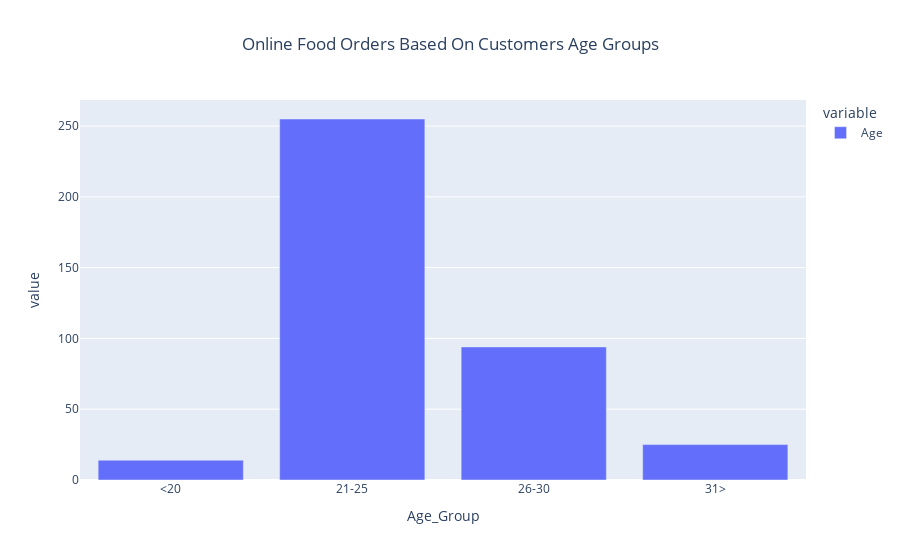

Here is the notebook cell this chart was saved with:
### Code cell
# EDA Visualization
data_encoded['Age_Group'] = pd.cut(data_encoded['Age'], bins=[0, 20, 25, 30, np.inf], labels=['<20', '21-25','26-30','31>'])
grouped = data_encoded.groupby('Age_Group', observed=False)
fig = px.bar(grouped['Age'].count(), title='Online Food Orders Based On Customers Age Groups')
fig.update_layout(title_x=0.5)
fig.show()

### Figure 1 — Plotly figure (JSON) as saved in the notebook; plotly's stock layout.template omitted (floating-point values rounded to 4 significant figures)
{"data": [{"alignmentgroup": "True", "hovertemplate": "variable=Age<br>Age_Group=%{x}<br>value=%{y}<extra></extra>", "legendgroup": "Age", "marker": {"color": "#636efa", "pattern": {"shape": ""}}, "name": "Age", "offsetgroup": "Age", "orientation": "v", "showlegend": true, "textposition": "auto", "type": "bar", "x": ["<20", "21-25", "26-30", "31>"], "xaxis": "x", "y": [14, 255, 94, 25], "yaxis": "y"}], "layout": {"barmode": "relative", "legend": {"title": {"text": "variable"}, "tracegroupgap": 0}, "title": {"text": "Online Food Orders Based On Customers Age Groups", "x": 0.5}, "xaxis": {"anchor": "y", "domain": [0, 1], "title": {"text": "Age_Group"}}, "yaxis": {"anchor": "x", "domain": [0, 1], "title": {"text": "value"}}}}
